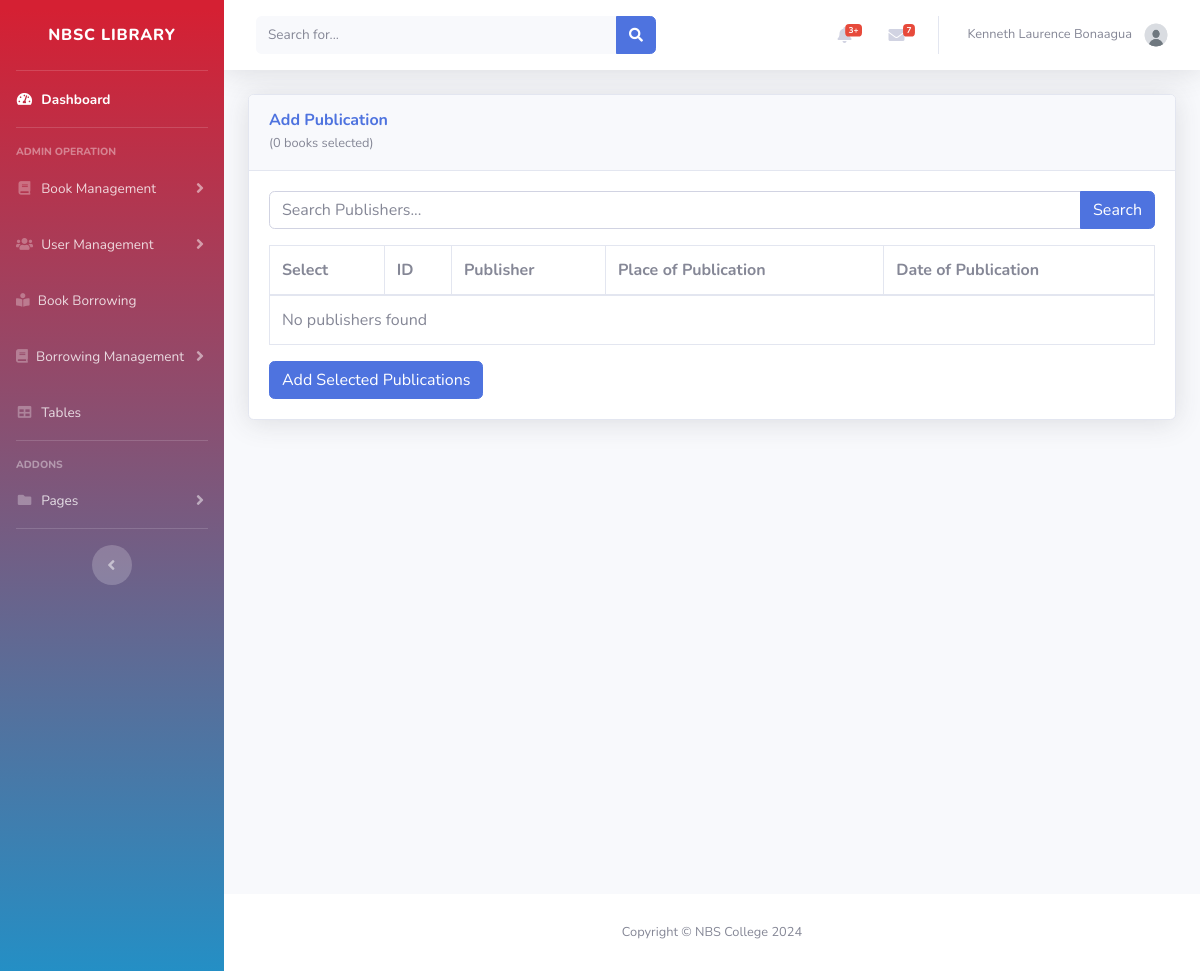
The app's page /Admin/add_publication.php (signed in), older data.
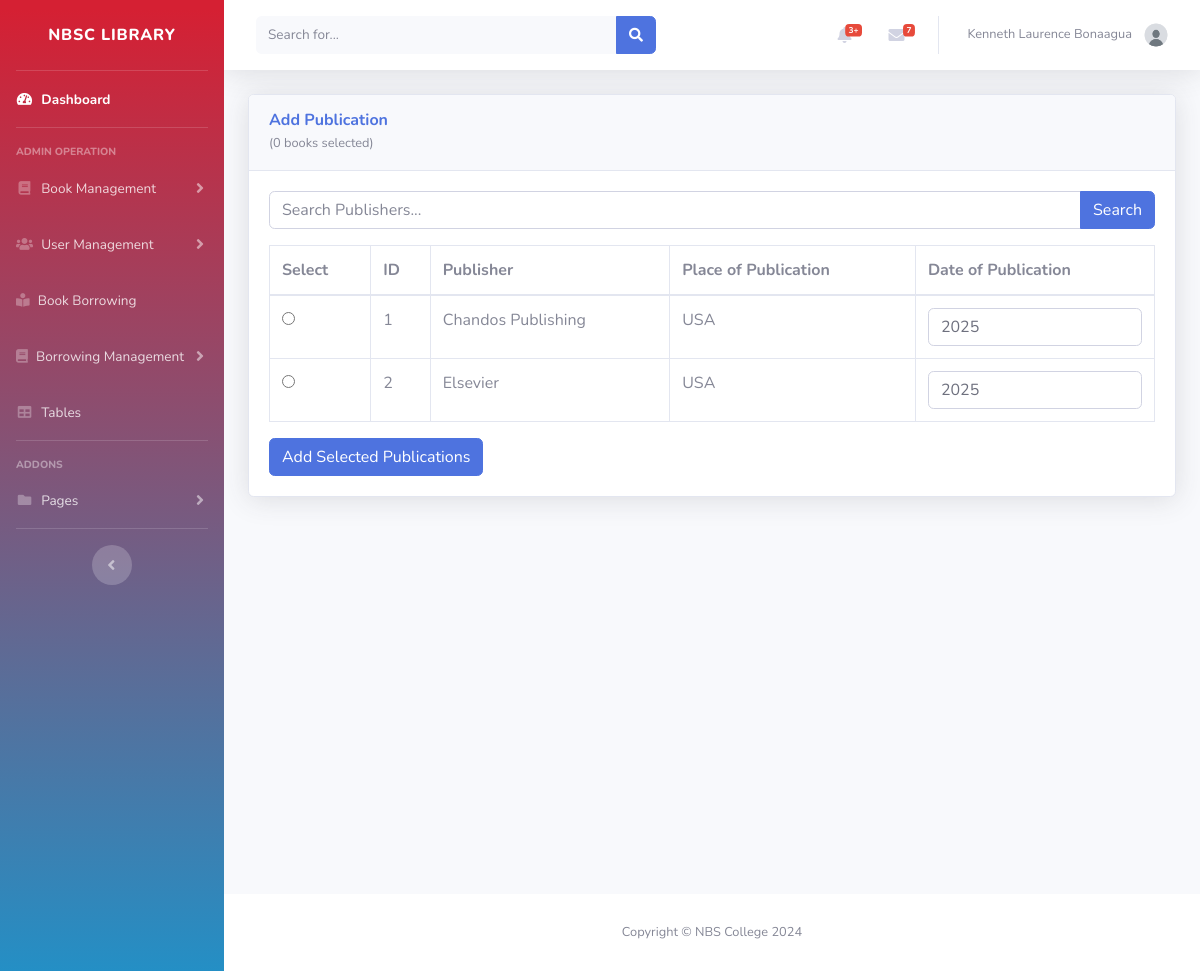
The same page, newer data.
### tables this page shows
CREATE TABLE `publishers` (
  `id` int(11) NOT NULL,
  `publisher` varchar(100) NOT NULL,
  `place` varchar(100) NOT NULL
);

### Admin/add_publication.php (the view, shortened to what this page needs)
<?php
include '../admin/inc/header.php';
include '../db.php';
$bookIds = isset($_GET['book_ids']) ? $_GET['book_ids'] : [];
$searchQuery = isset($_GET['search']) ? $_GET['search'] : '';
$currentYear = date('Y');
?>
<div id="content" class="d-flex flex-column min-vh-100">
    <div class="container-fluid">
        <div class="card shadow mb-4">
            <div class="card-header py-3">
                <h6 class="m-0 font-weight-bold text-primary">Add Publication</h6>
                <small class="text-muted">
                    (<?php echo count($bookIds); ?> books selected)
                </small>
            </div>
            <div class="card-body">
                <form method="GET" action="add_publication.php" id="searchForm">
                    <div class="input-group mb-3">
                        <input type="text" name="search" class="form-control" placeholder="Search Publishers..." value="<?php echo htmlspecialchars($searchQuery); ?>">
                        <div class="input-group-append">
                            <button class="btn btn-primary" type="submit">Search</button>
                        </div>
                    </div>
                </form>
                <form method="POST" action="process_add_publication.php" id="publicationForm">
                    <div class="table-responsive">
                        <table class="table table-bordered" id="publishersTable" width="100%" cellspacing="0">
                            <thead>
                                <tr>
                                    <th>Select</th>
                                    <th>ID</th>
                                    <th>Publisher</th>
                                    <th>Place of Publication</th>
                                    <th>Date of Publication</th>
                                </tr>
                            </thead>
                            <tbody>
                                <?php
                                $publishersQuery = "SELECT * FROM publishers";
                                $publishersResult = $conn->query($publishersQuery);
                                $selectedPublishers = [];
                                if ($publishersResult->num_rows > 0) {
                                    while ($publisher = $publishersResult->fetch_assoc()) {
                                        $selected = isset($selectedPublishers[$publisher['id']]) ? " checked" : "";
                                        echo "<tr>
                                            <td><input type='radio' class='selectPublisher' name='publisher_ids[]' value='{$publisher['id']}' data-publisher-id='{$publisher['id']}'{$selected}></td>
                                            <td>{$publisher['id']}</td>
                                            <td>{$publisher['publisher']}</td>
                                            <td>{$publisher['place']}</td>
                                            <td><input type='number' name='publish_dates[{$publisher['id']}]' class='form-control' value='{$currentYear}' min='1800' max='{$currentYear}' required></td>
                                        </tr>";
                                    }
                                } else {
                                    echo "<tr><td colspan='5'>No publishers found</td></tr>";
                                }
                                ?>
                            </tbody>
                        </table>
                    </div>
                    <button type="submit" class="btn btn-primary">Add Selected Publications</button>
                </form>
            </div>
        </div>
    </div>
</div>
<?php include '../Admin/inc/footer.php' ?>

Row changes from the older to the newer data that the page shows:
added publishers: id "1", publisher "Chandos Publishing", place "USA"
added publishers: id "2", publisher "Elsevier", place "USA"
Text that changed along with them:
text no longer shown: "No publishers found"
